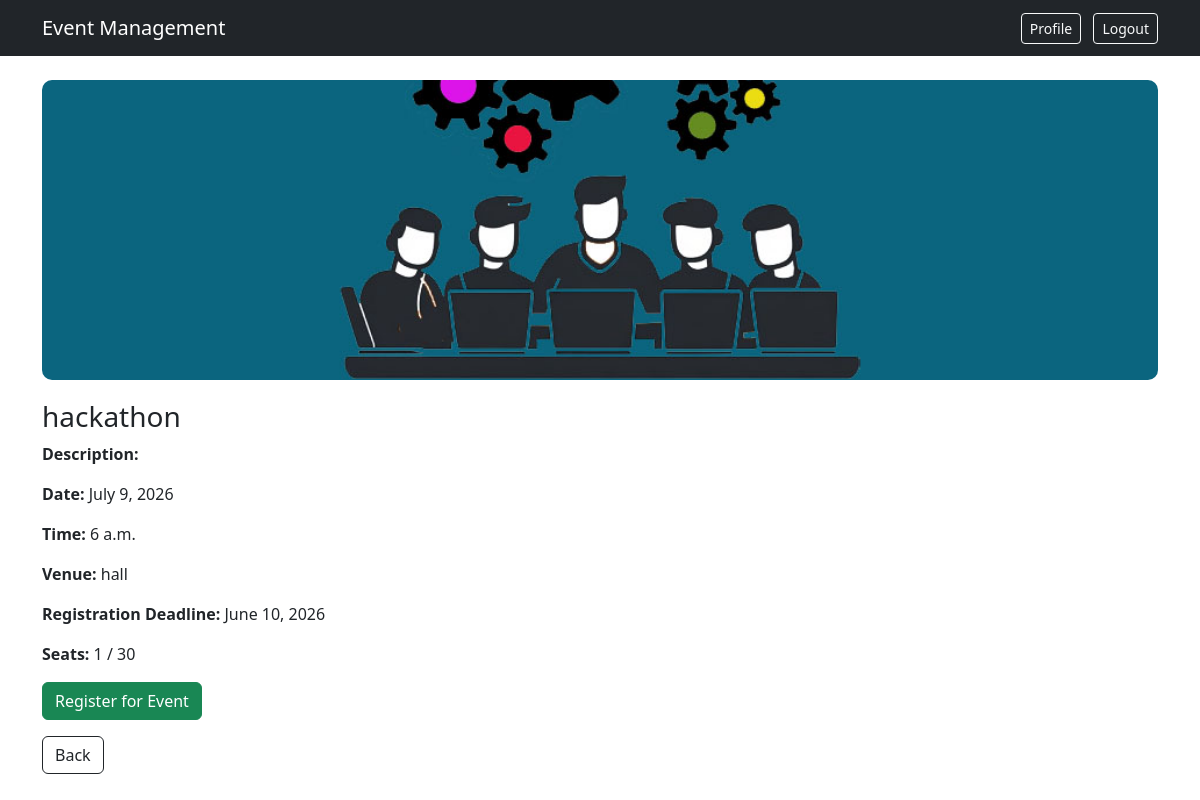
The app's page /event/8/ (signed in) with its own data.
### events/models.py (models this page shows, shortened)
class Event(models.Model):
    title=models.CharField(max_length=100)
    description=models.TextField(blank=True)
    date=models.DateField()
    time=models.TimeField()
    venue=models.CharField(max_length=100)
    registration_deadline=models.DateField()
    max_participants=models.IntegerField()
    banner=models.ImageField(upload_to="event_banners/",null=True,blank=True)
    created_at=models.DateTimeField(auto_now_add=True)

### events/views.py (the view, shortened to what this page needs)
# urls.py: path('event/<int:id>/',views.event_detail,name="event_detail"),
@login_required(login_url='login')
def event_detail(request,id):
    event=Event.objects.get(id=id)
    already_registered=EventRegistration.objects.filter(user=request.user,event=event).exists()
    total_participants=EventRegistration.objects.filter(event=event).count()
    return render(request,'events/event_detail.html',context={'event':event,'already_registered':already_registered,'total_participants':total_participants})

### events/templates/events/event_detail.html (shortened to what this page needs)
{% extends 'events/base.html' %}
{% block content %}
{% if event.banner %}
<div style="
    background-image: url('{{ event.banner.url }}');
    background-size: cover;
    background-position: center;
    height: 300px;
    border-radius: 10px;
    margin-bottom: 20px;
"></div>
{% endif %}
<h3>{{ event.title }}</h3>
<p><strong>Description:</strong> {{ event.description }}</p>
<p><strong>Date:</strong> {{ event.date }}</p>
<p><strong>Time:</strong> {{ event.time }}</p>
<p><strong>Venue:</strong> {{ event.venue }}</p>
<p><strong>Registration Deadline:</strong> {{ event.registration_deadline }}</p>
<p><strong>Seats:</strong> {{ total_participants }} / {{ event.max_participants }}</p>
{% if already_registered %}
    <button class="btn btn-secondary" disabled>Already Registered</button>
{% else %}
    <form method="post">
        <button class="btn btn-success">Register for Event</button>
    </form>
{% endif %}
<a href="/" class="btn btn-outline-dark mt-3">Back</a>
{% endblock %}

### records on screen
Event: banner (picture), title "hackathon", date "July 9, 2026", time "6 a.m.", venue "hall", registration_deadline "June 10, 2026", max_participants "30"

### other values on screen
{{ total_participants }} "1"
